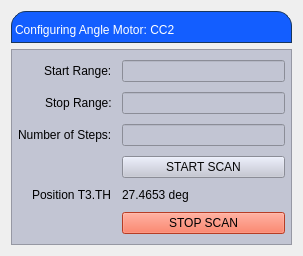
<?xml version="1.0" encoding="UTF-8"?>
<ui version="4.0">
 <class>Form</class>
 <widget class="QWidget" name="Form">
  <property name="geometry">
   <rect>
    <x>0</x>
    <y>0</y>
    <width>303</width>
    <height>256</height>
   </rect>
  </property>
  <property name="windowTitle">
   <string>Form</string>
  </property>
  <layout class="QVBoxLayout" name="verticalLayout_2">
   <item>
    <layout class="QVBoxLayout" name="verticalLayout">
     <item>
      <widget class="QLabel" name="label">
       <property name="styleSheet">
        <string notr="true">
background-color: rgb(19, 94, 255);
qproperty-alignment: AlignCenter;
border: 1px solid #FF17365D;
border-top-left-radius: 15px;
border-top-right-radius: 15px;
padding: 5 px 0 px;
color: rgb(255,255,255);
max-height: 25 px;
font-size: 14 px;
</string>
       </property>
       <property name="text">
        <string>Configuring Angle Motor: CC2</string>
       </property>
      </widget>
     </item>
     <item>
      <widget class="QFrame" name="frame">
       <property name="styleSheet">
        <string notr="true">background-color: rgb(194, 197, 211);</string>
       </property>
       <property name="frameShape">
        <enum>QFrame::StyledPanel</enum>
       </property>
       <property name="frameShadow">
        <enum>QFrame::Raised</enum>
       </property>
       <layout class="QVBoxLayout" name="verticalLayout_3" stretch="0">
        <property name="leftMargin">
         <number>0</number>
        </property>
        <property name="topMargin">
         <number>0</number>
        </property>
        <property name="rightMargin">
         <number>0</number>
        </property>
        <property name="bottomMargin">
         <number>0</number>
        </property>
        <item>
         <layout class="QFormLayout" name="formLayout">
          <property name="labelAlignment">
           <set>Qt::AlignRight|Qt::AlignTrailing|Qt::AlignVCenter</set>
          </property>
          <property name="formAlignment">
           <set>Qt::AlignLeading|Qt::AlignLeft|Qt::AlignVCenter</set>
          </property>
          <property name="horizontalSpacing">
           <number>10</number>
          </property>
          <property name="verticalSpacing">
           <number>10</number>
          </property>
          <property name="leftMargin">
           <number>6</number>
          </property>
          <property name="topMargin">
           <number>6</number>
          </property>
          <property name="rightMargin">
           <number>6</number>
          </property>
          <property name="bottomMargin">
           <number>6</number>
          </property>
          <item row="1" column="0">
           <widget class="QLabel" name="label_2">
            <property name="text">
             <string>Start Range:</string>
            </property>
           </widget>
          </item>
          <item row="1" column="1">
           <widget class="PyDMLineEdit" name="startLineEdit">
            <property name="toolTip">
             <string/>
            </property>
            <property name="precision" stdset="0">
             <number>0</number>
            </property>
            <property name="showUnits" stdset="0">
             <bool>false</bool>
            </property>
            <property name="precisionFromPV" stdset="0">
             <bool>true</bool>
            </property>
            <property name="alarmSensitiveContent" stdset="0">
             <bool>false</bool>
            </property>
            <property name="alarmSensitiveBorder" stdset="0">
             <bool>true</bool>
            </property>
            <property name="PyDMToolTip" stdset="0">
             <string/>
            </property>
            <property name="monitorDisp" stdset="0">
             <bool>false</bool>
            </property>
            <property name="channel" stdset="0">
             <string/>
            </property>
            <property name="displayFormat" stdset="0">
             <enum>PyDMLineEdit::String</enum>
            </property>
           </widget>
          </item>
          <item row="2" column="0">
           <widget class="QLabel" name="label_3">
            <property name="text">
             <string>Stop Range:</string>
            </property>
           </widget>
          </item>
          <item row="2" column="1">
           <widget class="PyDMLineEdit" name="stopLineEdit">
            <property name="toolTip">
             <string/>
            </property>
            <property name="styleSheet">
             <string notr="true">color: rgb(36, 36, 36);</string>
            </property>
            <property name="precision" stdset="0">
             <number>0</number>
            </property>
            <property name="showUnits" stdset="0">
             <bool>false</bool>
            </property>
            <property name="precisionFromPV" stdset="0">
             <bool>true</bool>
            </property>
            <property name="alarmSensitiveContent" stdset="0">
             <bool>false</bool>
            </property>
            <property name="alarmSensitiveBorder" stdset="0">
             <bool>true</bool>
            </property>
            <property name="PyDMToolTip" stdset="0">
             <string/>
            </property>
            <property name="monitorDisp" stdset="0">
             <bool>false</bool>
            </property>
            <property name="channel" stdset="0">
             <string/>
            </property>
           </widget>
          </item>
          <item row="3" column="0">
           <widget class="QLabel" name="label_4">
            <property name="text">
             <string>Number of Steps:</string>
            </property>
           </widget>
          </item>
          <item row="3" column="1">
           <widget class="PyDMLineEdit" name="stepLineEdit">
            <property name="toolTip">
             <string/>
            </property>
            <property name="styleSheet">
             <string notr="true">color: rgb(15, 15, 15);</string>
            </property>
            <property name="precision" stdset="0">
             <number>0</number>
            </property>
            <property name="showUnits" stdset="0">
             <bool>true</bool>
            </property>
            <property name="precisionFromPV" stdset="0">
             <bool>true</bool>
            </property>
            <property name="alarmSensitiveContent" stdset="0">
             <bool>false</bool>
            </property>
            <property name="alarmSensitiveBorder" stdset="0">
             <bool>true</bool>
            </property>
            <property name="PyDMToolTip" stdset="0">
             <string/>
            </property>
            <property name="monitorDisp" stdset="0">
             <bool>false</bool>
            </property>
            <property name="channel" stdset="0">
             <string/>
            </property>
           </widget>
          </item>
          <item row="4" column="0">
           <widget class="PyDMByteIndicator" name="PyDMByteIndicator">
            <property name="toolTip">
             <string/>
            </property>
            <property name="alarmSensitiveContent" stdset="0">
             <bool>false</bool>
            </property>
            <property name="alarmSensitiveBorder" stdset="0">
             <bool>true</bool>
            </property>
            <property name="PyDMToolTip" stdset="0">
             <string/>
            </property>
            <property name="channel" stdset="0">
             <string>CA://XCS:SND:T3:TH.MOVN</string>
            </property>
            <property name="showLabels" stdset="0">
             <bool>true</bool>
            </property>
            <property name="bigEndian" stdset="0">
             <bool>false</bool>
            </property>
            <property name="circles" stdset="0">
             <bool>true</bool>
            </property>
            <property name="labelPosition" stdset="0">
             <enum>QTabWidget::South</enum>
            </property>
            <property name="numBits" stdset="0">
             <number>1</number>
            </property>
            <property name="shift" stdset="0">
             <number>0</number>
            </property>
            <property name="labels" stdset="0">
             <stringlist>
              <string></string>
             </stringlist>
            </property>
           </widget>
          </item>
          <item row="4" column="1">
           <widget class="PyDMPushButton" name="startButton">
            <property name="toolTip">
             <string/>
            </property>
            <property name="styleSheet">
             <string notr="true">color: rgb(7, 7, 7);</string>
            </property>
            <property name="text">
             <string>START SCAN</string>
            </property>
            <property name="monitorDisp" stdset="0">
             <bool>false</bool>
            </property>
            <property name="channel" stdset="0">
             <string/>
            </property>
           </widget>
          </item>
          <item row="5" column="0">
           <widget class="PyDMLabel" name="PyDMLabel">
            <property name="toolTip">
             <string/>
            </property>
            <property name="lineWidth">
             <number>3</number>
            </property>
            <property name="text">
             <string>Position T3.TH</string>
            </property>
           </widget>
          </item>
          <item row="5" column="1">
           <widget class="PyDMLabel" name="PyDMLabel_2">
            <property name="toolTip">
             <string/>
            </property>
            <property name="text">
             <string>27.4653 deg</string>
            </property>
            <property name="precision" stdset="0">
             <number>4</number>
            </property>
            <property name="showUnits" stdset="0">
             <bool>true</bool>
            </property>
            <property name="precisionFromPV" stdset="0">
             <bool>false</bool>
            </property>
            <property name="alarmSensitiveContent" stdset="0">
             <bool>false</bool>
            </property>
            <property name="alarmSensitiveBorder" stdset="0">
             <bool>true</bool>
            </property>
            <property name="PyDMToolTip" stdset="0">
             <string/>
            </property>
            <property name="channel" stdset="0">
             <string>CA://XCS:SND:T3:TH.RBV</string>
            </property>
            <property name="enableRichText" stdset="0">
             <bool>false</bool>
            </property>
           </widget>
          </item>
          <item row="6" column="1">
           <widget class="PyDMPushButton" name="stopButton">
            <property name="toolTip">
             <string/>
            </property>
            <property name="styleSheet">
             <string notr="true">background-color: rgb(255, 86, 52);
color: rgb(0, 0, 0);</string>
            </property>
            <property name="text">
             <string>STOP SCAN</string>
            </property>
            <property name="default">
             <bool>false</bool>
            </property>
            <property name="channel" stdset="0">
             <string/>
            </property>
            <property name="pressValue" stdset="0">
             <string>1</string>
            </property>
           </widget>
          </item>
         </layout>
        </item>
       </layout>
      </widget>
     </item>
    </layout>
   </item>
  </layout>
 </widget>
 <customwidgets>
  <customwidget>
   <class>PyDMLabel</class>
   <extends>QLabel</extends>
   <header>pydm.widgets.label</header>
  </customwidget>
  <customwidget>
   <class>PyDMByteIndicator</class>
   <extends>QWidget</extends>
   <header>pydm.widgets.byte</header>
  </customwidget>
  <customwidget>
   <class>PyDMLineEdit</class>
   <extends>QLineEdit</extends>
   <header>pydm.widgets.line_edit</header>
  </customwidget>
  <customwidget>
   <class>PyDMPushButton</class>
   <extends>QPushButton</extends>
   <header>pydm.widgets.pushbutton</header>
  </customwidget>
 </customwidgets>
 <resources/>
 <connections/>
</ui>
